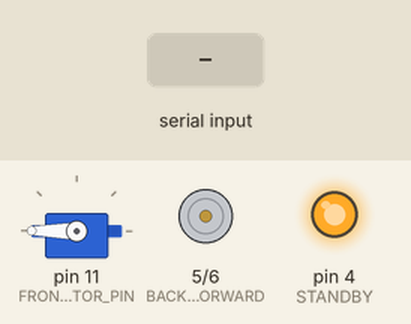
This sketch was run on a simulated Arduino Uno, built with avr-gcc and run on an emulated ATmega328P. On the bench: servo, motor-driver pin pairs drawn as motors (green arrow = first pin HIGH = forward, orange = second pin HIGH = backward, longer = more drive, scaled by the enable pin, stopped while the standby pin is LOW), output pins drawn as LEDs (lit = HIGH). Inputs (shaded band) come from the test bench. Pins used as bus, display or sensor lines are not drawn; what the sketch prints to the serial monitor is not drawn.

Above: at 2.1 s.
2.2 s: "0" received over Serial
At 3.4 s:
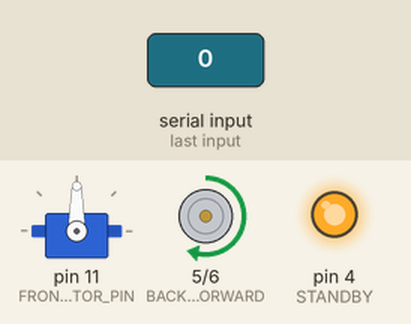
3.7 s: "1" received over the second serial link
At 4.5 s:
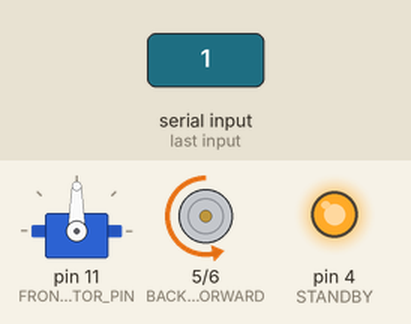
5.2 s: "2" received over Serial
At 5.7 s:
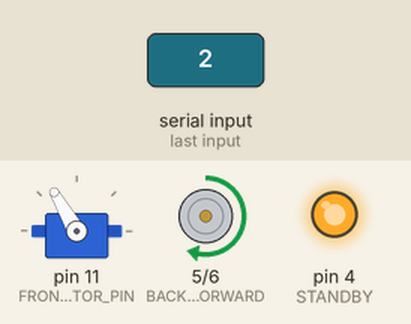
6.7 s: "3" received over the second serial link
At 7.9 s:
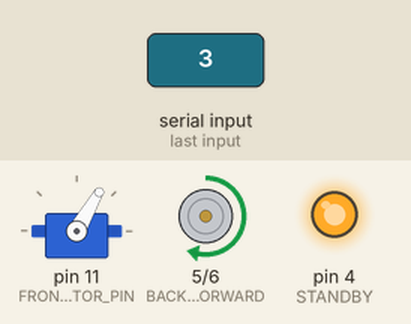
8.2 s: "4" received over Serial
At 9.2 s:
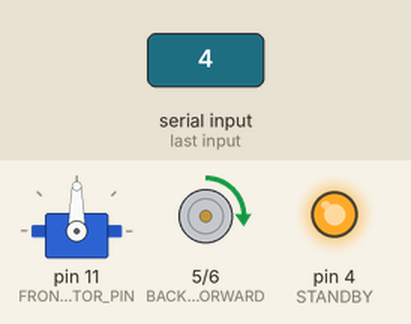
9.7 s: "5" received over the second serial link
At 10.2 s:
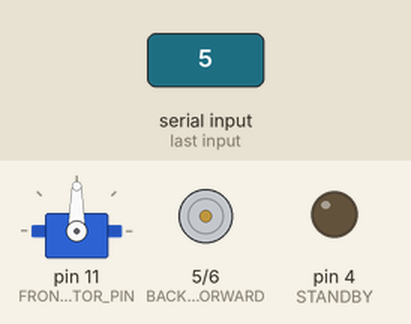
Timing chart, 0 to 12.2 s (numbered marks = the images above; inputs shaded):
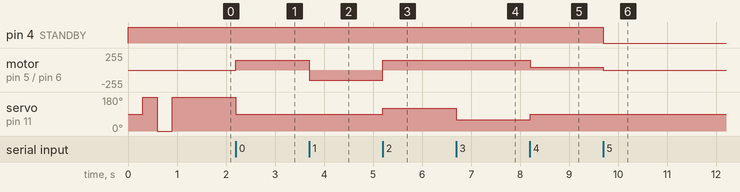

The sketch:

arduino_dog.ino
```cpp
#include <Servo.h>
#include <SoftwareSerial.h>

#define FRONT_MOTOR_PIN 11
#define BACK_MOTOR_PWM 3
#define BACK_MOTOR_FORWARD 5
#define BACK_MOTOR_BACKWARD 6
#define STANDBY 4
#define BT_TX 8 // UNKNOWN
#define BT_RX 9 // UNKNOWN

#define FORWARD 0
#define BACKWARD 1
#define RIGHT 2
#define LEFT 3
#define SLOW 4
#define STOP 5

#define SPEED 150

Servo servo;
SoftwareSerial BT(BT_TX, BT_RX);

void setup()
{
    Serial.begin(9600);
    Serial.println(" ");
    pinMode(FRONT_MOTOR_PIN, OUTPUT);
    pinMode(BACK_MOTOR_PWM, OUTPUT);
    pinMode(BACK_MOTOR_FORWARD, OUTPUT);
    pinMode(BACK_MOTOR_BACKWARD, OUTPUT);
    pinMode(STANDBY, OUTPUT);
    /*pinMode(BT_TX, OUTPUT);
    pinMode(BT_RX, INPUT);*/
    analogWrite(FRONT_MOTOR_PIN, 90);
    analogWrite(BACK_MOTOR_PWM, 100);
    digitalWrite(BACK_MOTOR_FORWARD, HIGH);
    digitalWrite(BACK_MOTOR_BACKWARD, HIGH);
    digitalWrite(STANDBY, HIGH);

    servo.attach(FRONT_MOTOR_PIN);
    Serial.println("CAR is ready!");

    // 設定藍牙模組的連線速率
    // 如果是HC-05，請改成38400
    BT.begin(9600);
    Serial.println("Bluetooth is ready!");
    servo.write(90);
    delay(300);
    servo.write(180);
    delay(300);
    servo.write(0);
    delay(300);
    servo.write(360);
}

void loop()
{
    if (Serial.available() || BT.available())
    {
        char val;
        if(Serial.available())
        {
          val = Serial.read();
          BT.print(val);
        }
        else
        {
          val = BT.read();
          Serial.print(val);
        }
        switch(val){
          case '0':
            servo.write(90);
            digitalWrite(BACK_MOTOR_FORWARD, 1);
            digitalWrite(BACK_MOTOR_BACKWARD, 0);
            analogWrite(BACK_MOTOR_PWM, SPEED);
            digitalWrite(STANDBY, HIGH);
            Serial.print("Forward");
            break;
          case '1':
            servo.write(90);
            digitalWrite(BACK_MOTOR_FORWARD, 0);
            digitalWrite(BACK_MOTOR_BACKWARD, 1);
            analogWrite(BACK_MOTOR_PWM, SPEED);
            digitalWrite(STANDBY, HIGH);
            Serial.print("Backward");
            break;
          case '2':
            servo.write(120);
            digitalWrite(BACK_MOTOR_FORWARD, 1);
            digitalWrite(BACK_MOTOR_BACKWARD, 0);
            analogWrite(BACK_MOTOR_PWM, SPEED);
            digitalWrite(STANDBY, HIGH);
            Serial.print("Right");
            break;
          case '3':
            servo.write(60);
            digitalWrite(BACK_MOTOR_FORWARD, 1);
            digitalWrite(BACK_MOTOR_BACKWARD, 0);
            analogWrite(BACK_MOTOR_PWM, SPEED);
            digitalWrite(STANDBY, HIGH);
            Serial.print("Left");
            break;
          case '4':
            servo.write(90);
            digitalWrite(BACK_MOTOR_FORWARD, 1);
            digitalWrite(BACK_MOTOR_BACKWARD, 0);
            analogWrite(BACK_MOTOR_PWM, 40);
            digitalWrite(STANDBY, HIGH);
            Serial.print("Slow");
            break;
          case '5':
            servo.write(90);
            digitalWrite(BACK_MOTOR_FORWARD, 1);
            digitalWrite(BACK_MOTOR_BACKWARD, 0);
            analogWrite(BACK_MOTOR_PWM, 0);
            digitalWrite(STANDBY, LOW);
            Serial.print("Stop");
            break;
        }
    }
}
```

Measured:
- after the input at 2.2 s, motor on pin 5 (BACK_MOTOR_FORWARD) / pin 6 (BACK_MOTOR_BACKWARD): stopped → forward 150/255 at once; servo on pin 11 (FRONT_MOTOR_PIN): 180° → 90° at once
- after the input at 3.7 s, motor on pin 5 (BACK_MOTOR_FORWARD) / pin 6 (BACK_MOTOR_BACKWARD): forward 150/255 → backward 150/255 at once
- after the input at 5.2 s, motor on pin 5 (BACK_MOTOR_FORWARD) / pin 6 (BACK_MOTOR_BACKWARD): backward 150/255 → forward 150/255 at once; servo on pin 11 (FRONT_MOTOR_PIN): 90° → 120° at once
- after the input at 6.7 s, servo on pin 11 (FRONT_MOTOR_PIN): 120° → 60° at once
- after the input at 8.2 s, motor on pin 5 (BACK_MOTOR_FORWARD) / pin 6 (BACK_MOTOR_BACKWARD): forward 150/255 → forward 40/255 at once; servo on pin 11 (FRONT_MOTOR_PIN): 60° → 90° at once
- after the input at 9.7 s, pin 4 (STANDBY): HIGH → LOW at once; motor on pin 5 (BACK_MOTOR_FORWARD) / pin 6 (BACK_MOTOR_BACKWARD): forward 40/255 → stopped at once
